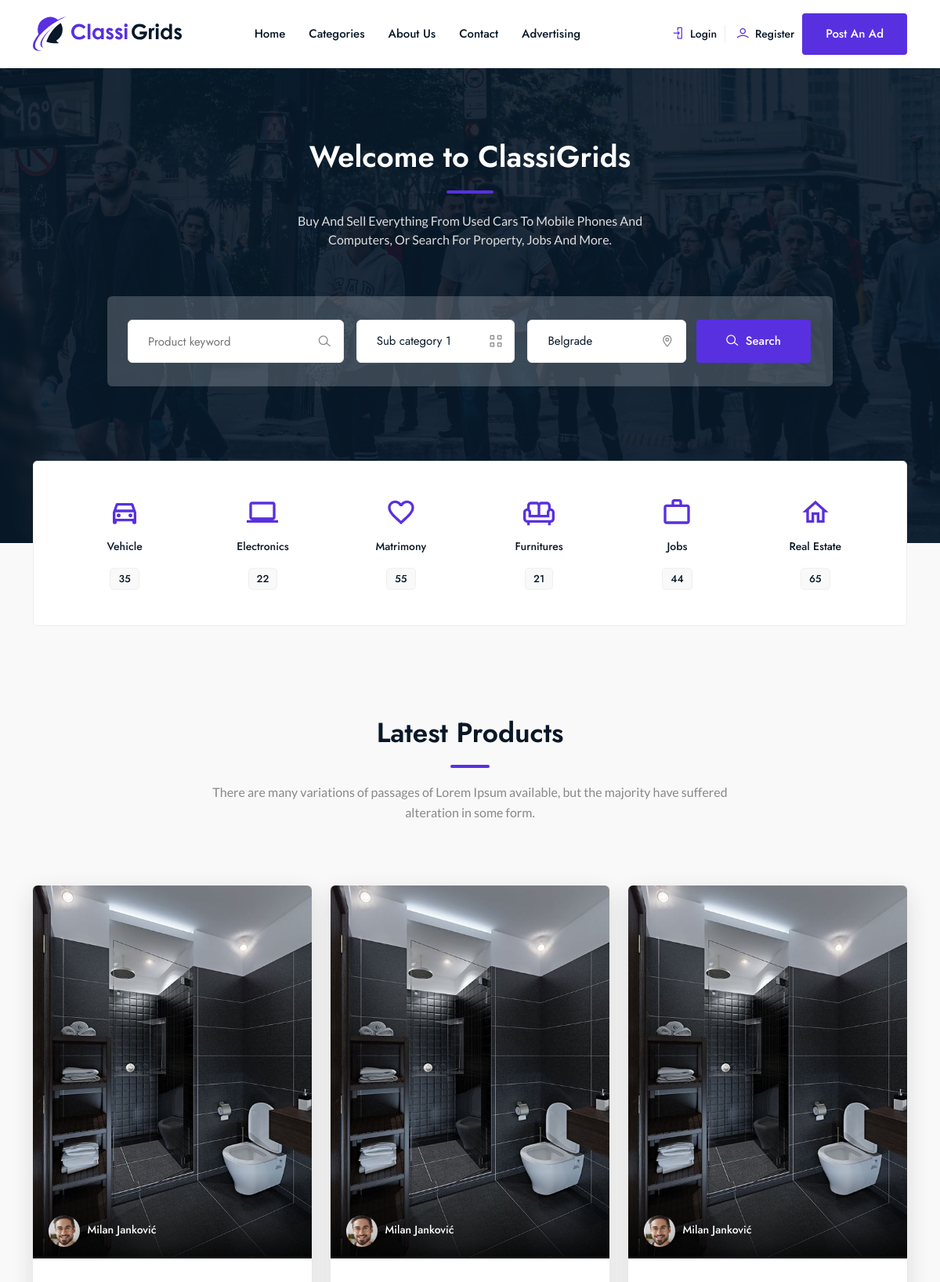
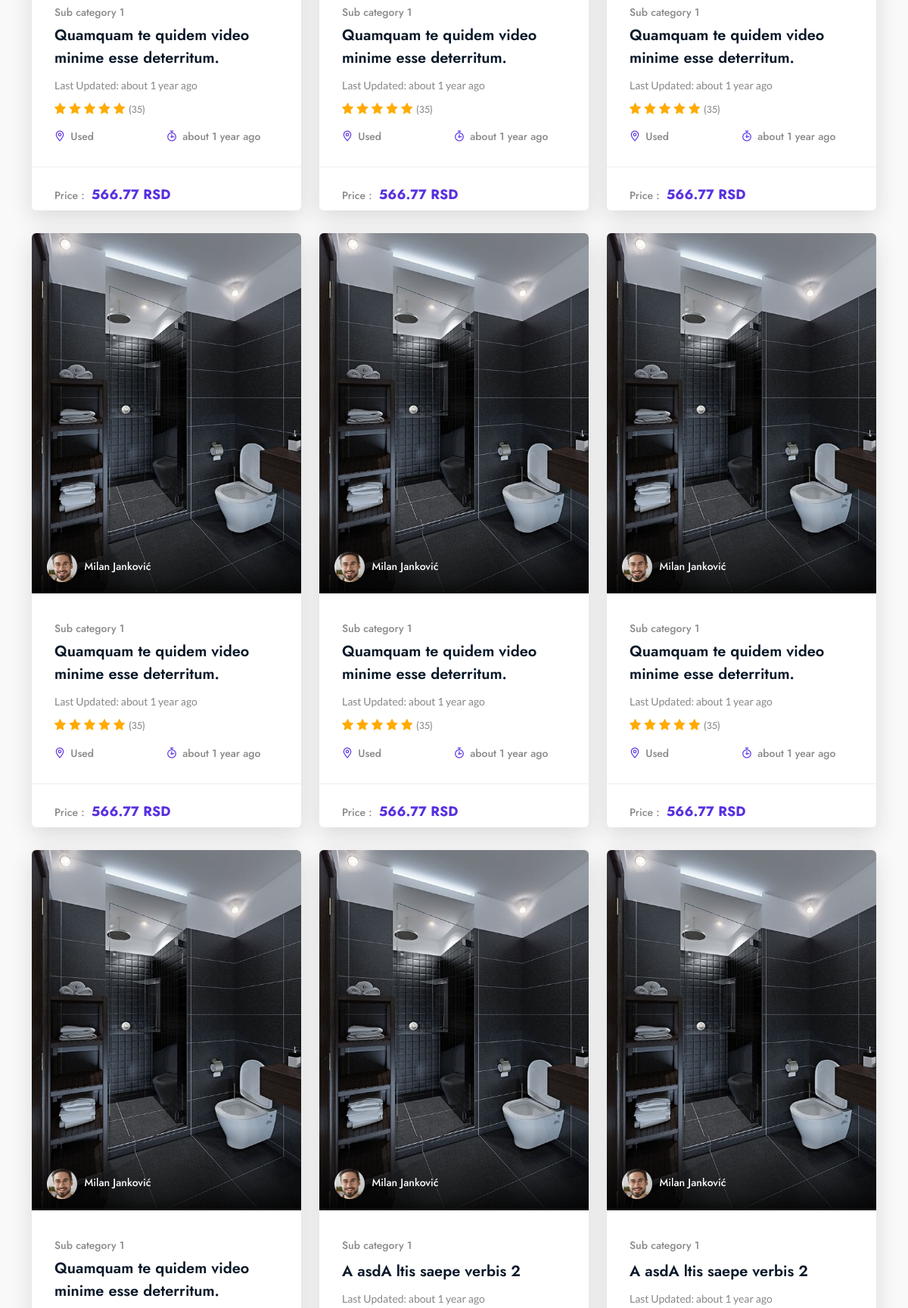
/view-category.php (upper part), run on the app's committed database (2 pictures, top to bottom).
### tables this page shows
CREATE TABLE `ads` (
  `id` int(11) NOT NULL,
  `active` int(11) NOT NULL DEFAULT 1,
  `title` varchar(211) NOT NULL,
  `location` varchar(233) NOT NULL DEFAULT 'Other',
  `price` decimal(10,2) NOT NULL,
  `price_type_id` int(11) NOT NULL,
  `currency_id` int(11) NOT NULL,
  `images` text DEFAULT NULL,
  `youtube_link` text NOT NULL,
  `description` text NOT NULL,
  `condition_id` int(11) NOT NULL,
  `sub_category_id` int(11) DEFAULT NULL,
  `amount` int(11) NOT NULL,
  `sending_id` int(11) NOT NULL,
  `payment_id` int(11) NOT NULL,
  `free_delivery` int(11) NOT NULL DEFAULT 0,
  `created_at` datetime NOT NULL,
  `updated_at` datetime NOT NULL,
  `expires_at` datetime NOT NULL,
  `user_id` int(11) NOT NULL,
  `slug` varchar(211) DEFAULT NULL
);

CREATE TABLE `users` (
  `id` int(11) NOT NULL,
  `first_name` varchar(211) NOT NULL,
  `last_name` varchar(211) NOT NULL,
  `state` varchar(211) NOT NULL,
  `city` varchar(211) NOT NULL,
  `postal_code` varchar(211) NOT NULL,
  `address` varchar(211) NOT NULL,
  `email` varchar(211) NOT NULL,
  `phone_number` varchar(211) NOT NULL,
  `password` varchar(211) NOT NULL,
  `banned` int(211) NOT NULL DEFAULT 0,
  `active` int(11) NOT NULL DEFAULT 1,
  `token` varchar(211) DEFAULT NULL,
  `is_admin` int(11) NOT NULL DEFAULT 0,
  `created_at` datetime NOT NULL
);

CREATE TABLE `subcategories` (
  `id` int(11) UNSIGNED NOT NULL,
  `title` varchar(211) NOT NULL,
  `category_id` int(11) UNSIGNED NOT NULL,
  `slug` varchar(211) DEFAULT NULL
);

CREATE TABLE `conditions` (
  `id` int(11) NOT NULL,
  `title` varchar(211) NOT NULL,
  `skug` varchar(211) DEFAULT NULL
);

CREATE TABLE `currencies` (
  `id` int(11) NOT NULL,
  `title` varchar(211) NOT NULL,
  `slug` varchar(211) DEFAULT NULL
);

### classes/ad.class.php (called while the page is built, shortened)
<?php
class Ad extends DbConnect {
public function getSubCategoryDetails($id){
$sql = 'select * from subcategories where id = ? ';
$query = $this -> connect()-> prepare($sql);
$query -> execute([$id]);
$subCategory = $query -> fetch();
return $subCategory;
}
public function getUserDetails($id){
$sql = 'select * from users where id = ? ';
$query = $this -> connect()-> prepare($sql);
$query -> execute([$id]);
$user = $query -> fetch();
return $user;
}
public function getAllAdsInFrontPage(){
$page = isset($_GET['page']) ? (int)$_GET['page'] : 1 ;
$perPage = isset($_GET['per-page'])&& $_GET['per-page'] <= 12 ? (int)$_GET['per-page'] : 12 ;
$start = ( $page > 1 ) ? ($page * $perPage ) - $perPage : 0 ;
$sql = 'select * from ads where active = :active order by title desc LIMIT :start , :perPage';
$query = $this -> connect() -> prepare($sql);
$query -> bindValue( ':active' , 1 , PDO::PARAM_INT);
$query -> bindParam( ':start' , $start , PDO::PARAM_INT);
$query -> bindParam( ':perPage' , $perPage , PDO::PARAM_INT);
$query -> execute();
$ads = $query -> fetchAll();
$sql = 'select * from ads where active = ? ';
$query = $this -> connect() -> prepare($sql);
$query -> execute( [ 1 ]);
$ads_count = $query ->  fetchAll();
$allAds = count($ads_count);
$pages = ceil( $allAds / $perPage);
return array('pages' => $pages , 'ads' => $ads , 'per-page' => $perPage );
}
public function getCurrencyDetails($currency_id){
	$sql = 'select * from currencies where  id = ? order by title asc';
	$query = $this -> connect() -> prepare($sql);
	$query -> execute([$currency_id]);
	$currency = $query -> fetch();
	return $currency;
}
public function getConditionDetails($condition_id){
	$sql = 'select * from conditions where  id = ? order by title asc';
	$query = $this -> connect() -> prepare($sql);
	$query -> execute([$condition_id]);
	$conition = $query -> fetch();
	return $conition;
}
}

### include/db.inc.php (called while the page is built, shortened)
<?php
class DbConnect {
	private $host = HOST;
	private $dbname = DBNAME;
	private $username = USERNAME;
	private $password = PASSWORD;
	protected function connect() {
		try {
		$sql = 'mysql:host='. $this -> host .';dbname='. $this -> dbname ;
		$pdo = new PDO ( $sql , $this -> username , $this -> password );
		$pdo -> setAttribute( PDO::ATTR_DEFAULT_FETCH_MODE , PDO::FETCH_ASSOC );
		$pdo -> setAttribute ( PDO::ATTR_ERRMODE , PDO::ERRMODE_EXCEPTION );
		$pdo -> exec( 'set names utf8');
		return $pdo;
		} catch ( PDOException $e ){
			echo $e -> getMessage();
		}
	}
}

### include/timeago.class.php (called while the page is built, shortened)
<?php
class get_timeago
{
    private static $seconds = 1;
    private static $minute = 60;
    private static $hour = 3600;
    private static $day = 86400;
    private static $month = 2592000;
    private static $year = 31104000;
    public function get_lang($lang, $r = "")
    {
        $array = array(
          "es" => array("less"=>"Hace menos de 1 segundo",
                       "year"=>"Hace un a&ntilde;o",
                       "month"=>"Hace un mes",
                       "day"=>"Hace un d&iacute;a",
                       "hour"=>"Hace una hora",
                       "minute"=>"Hace un minuto",
                       "second"=>"Hace un segundo"),
          "es2" => array("year", "Hace $r años",
                       "month"=>"Hace $r meses",
                       "day"=>"Hace $r d&iacute;as",
                       "hour"=>"Hace $r horas",
                       "minute"=>"Hace $r minutos",
                       "second"=>"Hace $r segundos"),
          "en" => array("less"=>"less than 1 second ago",
                       "year"=>"about 1 year ago",
                       "month"=>"about 1 month ago",
                       "day"=>"about 1 day ago",
                       "hour"=>"about 1 hour ago",
                       "minute"=>"about 1 minute ago",
                       "second"=>"about 1 second ago"),
          "en2" => array("year"=>"about $r years ago",
                       "month"=>"about $r months ago",
                       "day"=>"about $r days ago",
                       "hour"=>"about $r hours ago",
                       "minute"=>"about $r minutes ago",
                       "second"=>"about $r seconds ago")
          );
        return $array[$lang];
    }
    public function timeago($time, $lang = "en")
    {
        $strtotime = time() - strtotime($time);
        $artime = array(self::$year  =>  'year',
                        self::$month =>  'month',
                        self::$day   =>  'day',
                        self::$hour  =>  'hour',
                        self::$minute=>  'minute',
                        self::$seconds=>  'second');
        foreach($artime as $s => $string)
        {
            $day = $strtotime / $s;
            if($day >= 1)
            {
                $r = round($day);
                $get = self::get_lang(($r > 1) ? $lang."2" : $lang, $r);
                return $get[$string];
            }
        }
    }
}
?>

### partials/__items_grid.php (the view, shortened to what this page needs)
    <section class="items-grid section custom-padding">
        <div class="container">
            <div class="row">
                <div class="col-12">
                    <div class="section-title">
                        <h2 class="wow fadeInUp" data-wow-delay=".4s">Latest Products</h2>
                        <p class="wow fadeInUp" data-wow-delay=".6s">There are many variations of passages of Lorem
                            Ipsum available, but the majority have suffered alteration in some form.</p>
                    </div>
                </div>
            </div>
            <div class="single-head">
                <div class="row">
<?php
$ads = new Ad();
if( count($ads -> getAllAdsInFrontPage()['ads']) > 0 ){
foreach($ads -> getAllAdsInFrontPage()['ads'] as $ad){
$user_id = $ad['user_id'];
$sub_category_id = $ad['sub_category_id'];
$first_name = $ads -> getUserDetails($user_id)['first_name'];
$last_name = $ads -> getUserDetails($user_id)['last_name'];
$subCategory = $ads -> getSubCategoryDetails($sub_category_id)['title'];
?>
                    <div class="col-lg-4 col-md-6 col-12">
                        <div class="single-grid wow fadeInUp" data-wow-delay=".2s">
                            <div class="image">
                                <a href="view-ad.php?id=<?php echo $ad['id']; ?>" class="thumbnail"><img src="uploads/<?php echo current(explode('|' , $ad['images']));  ?>" alt="#"></a>
                                <div class="author">
                                    <div class="author-image">
                                        <a href="view-ad.php?id=<?php echo $ad['id']; ?>"><img src="assets/images/items-grid/author-1.jpg" alt="#">
                                            <span><?php echo $first_name; ?> <?php echo $last_name; ?></span></a>
                                    </div>
                                </div>
                            </div>
                            <div class="content">
                                <div class="top-content">
                                    <a href="view-category.php?id=<?php echo $sub_category_id;  ?>" class="tag"><?php echo $subCategory; ?></a>
                                    <h3 class="title">
                                        <a href="view-ad.php?id=<?php echo $ad['id']; ?>"><?php echo $ad['title'] ?></a>
                                    </h3>
                                    <p class="update-time">Last Updated:
<?php echo $timeago->timeago($ad['updated_at']); ?>
                                    </p>
                                    <ul class="rating">
                                        <li><i class="lni lni-star-filled"></i></li>
                                        <li><i class="lni lni-star-filled"></i></li>
                                        <li><i class="lni lni-star-filled"></i></li>
                                        <li><i class="lni lni-star-filled"></i></li>
                                        <li><i class="lni lni-star-filled"></i></li>
                                        <li><a href="javascript:void(0)">(35)</a></li>
                                    </ul>
                                    <ul class="info-list">
                                        <li><a href="javascript:void(0)"><i class="lni lni-map-marker"></i>
<?php echo $ads -> getConditionDetails($ad['condition_id'])['title']; ?>
                                        </a></li>
                                        <li><a href="javascript:void(0)"><i class="lni lni-timer"></i>
<?php echo $timeago->timeago($ad['created_at']); ?>
                                          </a></li>
                                    </ul>
                                </div>
                                <div class="bottom-content">
                                    <p class="price">Price : <span><?php echo $ad['price'] ?>
                                <?php echo $ads -> getCurrencyDetails($ad['currency_id'])['slug']; ?></span></p>
                                </div>
                            </div>
                        </div>
                    </div>
<?php
}
?>
<?php
} else {
    echo 'There is no ads.';
}
 ?>
                </div>
            </div>
        </div>
    </section>

### data on the page
ads: user.first_name "Milan", user.last_name "Janković", sub_category.title "Sub category 1", title "Quamquam te quidem video minime esse deterritum.", updated_at "about 1 year ago", condition.title "Used", created_at "about 1 year ago", price "566.77", currency.slug "RSD"
ads: user.first_name "Milan", user.last_name "Janković", sub_category.title "Sub category 1", title "Quamquam te quidem video minime esse deterritum.", updated_at "about 1 year ago", condition.title "Used", created_at "about 1 year ago", price "566.77", currency.slug "RSD"
ads: user.first_name "Milan", user.last_name "Janković", sub_category.title "Sub category 1", title "Quamquam te quidem video minime esse deterritum.", updated_at "about 1 year ago", condition.title "Used", created_at "about 1 year ago", price "566.77", currency.slug "RSD"
ads: user.first_name "Milan", user.last_name "Janković", sub_category.title "Sub category 1", title "Quamquam te quidem video minime esse deterritum.", updated_at "about 1 year ago", condition.title "Used", created_at "about 1 year ago", price "566.77", currency.slug "RSD"
ads: user.first_name "Milan", user.last_name "Janković", sub_category.title "Sub category 1", title "Quamquam te quidem video minime esse deterritum.", updated_at "about 1 year ago", condition.title "Used", created_at "about 1 year ago", price "566.77", currency.slug "RSD"
ads: user.first_name "Milan", user.last_name "Janković", sub_category.title "Sub category 1", title "Quamquam te quidem video minime esse deterritum.", updated_at "about 1 year ago", condition.title "Used", created_at "about 1 year ago", price "566.77", currency.slug "RSD"
ads: user.first_name "Milan", user.last_name "Janković", sub_category.title "Sub category 1", title "Quamquam te quidem video minime esse deterritum."
ads: user.first_name "Milan", user.last_name "Janković", sub_category.title "Sub category 1", title "A asdA ltis saepe verbis 2", updated_at "about 1 year ago"
ads: user.first_name "Milan", user.last_name "Janković", sub_category.title "Sub category 1", title "A asdA ltis saepe verbis 2", updated_at "about 1 year ago"

### other printed values
form field sub_category_id "Sub category 1"
form field location "Belgrade"
